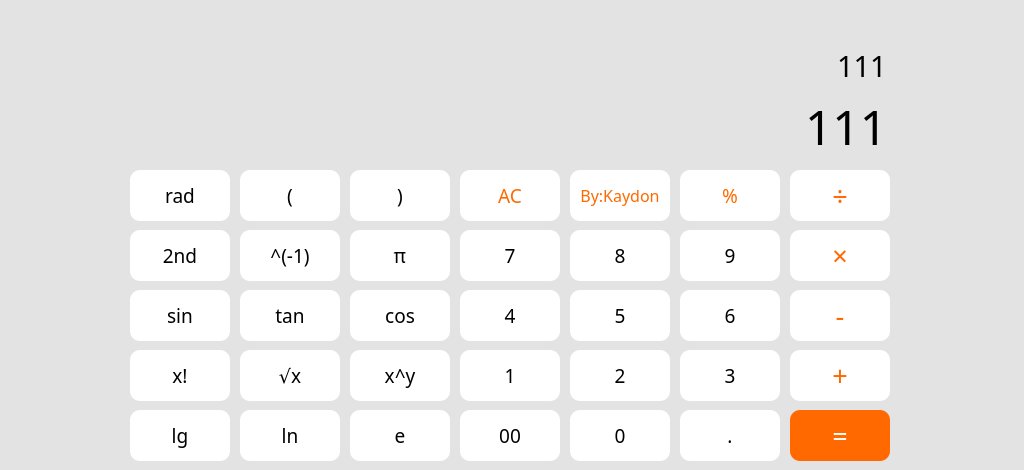
<?xml version="1.0" encoding="UTF-8"?>
<ui version="4.0">
 <class>Caculator</class>
 <widget class="QWidget" name="Caculator">
  <property name="geometry">
   <rect>
    <x>0</x>
    <y>0</y>
    <width>1024</width>
    <height>470</height>
   </rect>
  </property>
  <property name="minimumSize">
   <size>
    <width>1024</width>
    <height>470</height>
   </size>
  </property>
  <property name="maximumSize">
   <size>
    <width>1024</width>
    <height>470</height>
   </size>
  </property>
  <property name="windowTitle">
   <string>Caculator</string>
  </property>
  <widget class="QWidget" name="backgroundWidget" native="true">
   <property name="geometry">
    <rect>
     <x>0</x>
     <y>0</y>
     <width>1024</width>
     <height>470</height>
    </rect>
   </property>
   <property name="minimumSize">
    <size>
     <width>1024</width>
     <height>470</height>
    </size>
   </property>
   <property name="maximumSize">
    <size>
     <width>1024</width>
     <height>470</height>
    </size>
   </property>
   <property name="font">
    <font>
     <family>MiSans</family>
     <pointsize>14</pointsize>
    </font>
   </property>
   <property name="focusPolicy">
    <enum>Qt::NoFocus</enum>
   </property>
   <property name="styleSheet">
    <string notr="true">background-color: rgb(227, 227, 227);</string>
   </property>
   <widget class="QPushButton" name="secondPushButton">
    <property name="geometry">
     <rect>
      <x>130</x>
      <y>230</y>
      <width>100</width>
      <height>51</height>
     </rect>
    </property>
    <property name="font">
     <font>
      <family>MiSans</family>
      <pointsize>14</pointsize>
     </font>
    </property>
    <property name="focusPolicy">
     <enum>Qt::NoFocus</enum>
    </property>
    <property name="styleSheet">
     <string notr="true">QPushButton {
	background-color: rgb(255, 255, 255);
	border: none;
	border-radius: 10px;
}

QPushButton:pressed {
	background-color: rgb(211, 211, 211);
	border: none;
	border-radius: 10px;
}
</string>
    </property>
    <property name="text">
     <string>2nd</string>
    </property>
   </widget>
   <widget class="QPushButton" name="leftBracketPushButton">
    <property name="geometry">
     <rect>
      <x>240</x>
      <y>170</y>
      <width>100</width>
      <height>51</height>
     </rect>
    </property>
    <property name="font">
     <font>
      <family>MiSans</family>
      <pointsize>14</pointsize>
     </font>
    </property>
    <property name="focusPolicy">
     <enum>Qt::NoFocus</enum>
    </property>
    <property name="styleSheet">
     <string notr="true">QPushButton {
	background-color: rgb(255, 255, 255);
	border: none;
	border-radius: 10px;
}

QPushButton:pressed {
	background-color: rgb(211, 211, 211);
	border: none;
	border-radius: 10px;
}
</string>
    </property>
    <property name="text">
     <string>(</string>
    </property>
   </widget>
   <widget class="QPushButton" name="rightBracketPushButton">
    <property name="geometry">
     <rect>
      <x>350</x>
      <y>170</y>
      <width>100</width>
      <height>51</height>
     </rect>
    </property>
    <property name="font">
     <font>
      <family>MiSans</family>
      <pointsize>14</pointsize>
     </font>
    </property>
    <property name="focusPolicy">
     <enum>Qt::NoFocus</enum>
    </property>
    <property name="styleSheet">
     <string notr="true">QPushButton {
	background-color: rgb(255, 255, 255);
	border: none;
	border-radius: 10px;
}

QPushButton:pressed {
	background-color: rgb(211, 211, 211);
	border: none;
	border-radius: 10px;
}
</string>
    </property>
    <property name="text">
     <string>)</string>
    </property>
   </widget>
   <widget class="QPushButton" name="acPushButton">
    <property name="geometry">
     <rect>
      <x>460</x>
      <y>170</y>
      <width>100</width>
      <height>51</height>
     </rect>
    </property>
    <property name="font">
     <font>
      <family>MiSans</family>
      <pointsize>14</pointsize>
     </font>
    </property>
    <property name="focusPolicy">
     <enum>Qt::NoFocus</enum>
    </property>
    <property name="styleSheet">
     <string notr="true">QPushButton {
	background-color: rgb(255, 255, 255);
	color: rgb(255, 105, 0);
	border: none;
	border-radius: 10px;
}

QPushButton:pressed {
	background-color: rgb(211, 211, 211);
	color: rgb(255, 105, 0);
	border: none;
	border-radius: 10px;
}
</string>
    </property>
    <property name="text">
     <string>AC</string>
    </property>
   </widget>
   <widget class="QPushButton" name="deletePushButton">
    <property name="geometry">
     <rect>
      <x>570</x>
      <y>170</y>
      <width>100</width>
      <height>51</height>
     </rect>
    </property>
    <property name="font">
     <font>
      <family>MiSans</family>
      <pointsize>12</pointsize>
     </font>
    </property>
    <property name="focusPolicy">
     <enum>Qt::NoFocus</enum>
    </property>
    <property name="styleSheet">
     <string notr="true">QPushButton {
	background-color: rgb(255, 255, 255);
	color: rgb(255, 105, 0);
	border: none;
	border-radius: 10px;
}

QPushButton:pressed {
	background-color: rgb(211, 211, 211);
	color: rgb(255, 105, 0);
	border: none;
	border-radius: 10px;
}
</string>
    </property>
    <property name="text">
     <string>By:Kaydon</string>
    </property>
    <property name="iconSize">
     <size>
      <width>25</width>
      <height>25</height>
     </size>
    </property>
   </widget>
   <widget class="QPushButton" name="divisonPushButton">
    <property name="geometry">
     <rect>
      <x>790</x>
      <y>170</y>
      <width>100</width>
      <height>51</height>
     </rect>
    </property>
    <property name="font">
     <font>
      <family>MiSans</family>
      <pointsize>20</pointsize>
     </font>
    </property>
    <property name="focusPolicy">
     <enum>Qt::NoFocus</enum>
    </property>
    <property name="styleSheet">
     <string notr="true">QPushButton {
	background-color: rgb(255, 255, 255);
	color: rgb(255, 105, 0);
	border: none;
	border-radius: 10px;
}

QPushButton:pressed {
	background-color: rgb(211, 211, 211);
	color: rgb(255, 105, 0);
	border: none;
	border-radius: 10px;
}
</string>
    </property>
    <property name="text">
     <string>÷</string>
    </property>
   </widget>
   <widget class="QPushButton" name="percentPushButton">
    <property name="geometry">
     <rect>
      <x>680</x>
      <y>170</y>
      <width>100</width>
      <height>51</height>
     </rect>
    </property>
    <property name="font">
     <font>
      <family>MiSans</family>
      <pointsize>14</pointsize>
     </font>
    </property>
    <property name="focusPolicy">
     <enum>Qt::NoFocus</enum>
    </property>
    <property name="styleSheet">
     <string notr="true">QPushButton {
	background-color: rgb(255, 255, 255);
	color: rgb(255, 105, 0);
	border: none;
	border-radius: 10px;
}

QPushButton:pressed {
	background-color: rgb(211, 211, 211);
	color: rgb(255, 105, 0);
	border: none;
	border-radius: 10px;
}
</string>
    </property>
    <property name="text">
     <string>%</string>
    </property>
   </widget>
   <widget class="QPushButton" name="sinPushButton">
    <property name="geometry">
     <rect>
      <x>130</x>
      <y>290</y>
      <width>100</width>
      <height>51</height>
     </rect>
    </property>
    <property name="font">
     <font>
      <family>MiSans</family>
      <pointsize>14</pointsize>
     </font>
    </property>
    <property name="focusPolicy">
     <enum>Qt::NoFocus</enum>
    </property>
    <property name="styleSheet">
     <string notr="true">QPushButton {
	background-color: rgb(255, 255, 255);
	border: none;
	border-radius: 10px;
}

QPushButton:pressed {
	background-color: rgb(211, 211, 211);
	border: none;
	border-radius: 10px;
}
</string>
    </property>
    <property name="text">
     <string>sin</string>
    </property>
   </widget>
   <widget class="QPushButton" name="factorialPushButton">
    <property name="geometry">
     <rect>
      <x>130</x>
      <y>350</y>
      <width>100</width>
      <height>51</height>
     </rect>
    </property>
    <property name="font">
     <font>
      <family>MiSans</family>
      <pointsize>14</pointsize>
     </font>
    </property>
    <property name="focusPolicy">
     <enum>Qt::NoFocus</enum>
    </property>
    <property name="styleSheet">
     <string notr="true">QPushButton {
	background-color: rgb(255, 255, 255);
	border: none;
	border-radius: 10px;
}

QPushButton:pressed {
	background-color: rgb(211, 211, 211);
	border: none;
	border-radius: 10px;
}
</string>
    </property>
    <property name="text">
     <string>x!</string>
    </property>
   </widget>
   <widget class="QPushButton" name="lgPushButton">
    <property name="geometry">
     <rect>
      <x>130</x>
      <y>410</y>
      <width>100</width>
      <height>51</height>
     </rect>
    </property>
    <property name="font">
     <font>
      <family>MiSans</family>
      <pointsize>14</pointsize>
     </font>
    </property>
    <property name="focusPolicy">
     <enum>Qt::NoFocus</enum>
    </property>
    <property name="styleSheet">
     <string notr="true">QPushButton {
	background-color: rgb(255, 255, 255);
	border: none;
	border-radius: 10px;
}

QPushButton:pressed {
	background-color: rgb(211, 211, 211);
	border: none;
	border-radius: 10px;
}
</string>
    </property>
    <property name="text">
     <string>lg</string>
    </property>
   </widget>
   <widget class="QPushButton" name="radOrDegreePushButton">
    <property name="geometry">
     <rect>
      <x>130</x>
      <y>170</y>
      <width>100</width>
      <height>51</height>
     </rect>
    </property>
    <property name="font">
     <font>
      <family>MiSans</family>
      <pointsize>14</pointsize>
     </font>
    </property>
    <property name="focusPolicy">
     <enum>Qt::NoFocus</enum>
    </property>
    <property name="styleSheet">
     <string notr="true">QPushButton {
	background-color: rgb(255, 255, 255);
	border: none;
	border-radius: 10px;
}

QPushButton:pressed {
	background-color: rgb(211, 211, 211);
	border: none;
	border-radius: 10px;
}
</string>
    </property>
    <property name="text">
     <string>rad</string>
    </property>
   </widget>
   <widget class="QPushButton" name="fractionPushButton">
    <property name="geometry">
     <rect>
      <x>240</x>
      <y>230</y>
      <width>100</width>
      <height>51</height>
     </rect>
    </property>
    <property name="font">
     <font>
      <family>MiSans</family>
      <pointsize>14</pointsize>
     </font>
    </property>
    <property name="focusPolicy">
     <enum>Qt::NoFocus</enum>
    </property>
    <property name="styleSheet">
     <string notr="true">QPushButton {
	background-color: rgb(255, 255, 255);
	border: none;
	border-radius: 10px;
}

QPushButton:pressed {
	background-color: rgb(211, 211, 211);
	border: none;
	border-radius: 10px;
}
</string>
    </property>
    <property name="text">
     <string>^(-1)</string>
    </property>
   </widget>
   <widget class="QPushButton" name="tanPushButton">
    <property name="geometry">
     <rect>
      <x>240</x>
      <y>290</y>
      <width>100</width>
      <height>51</height>
     </rect>
    </property>
    <property name="font">
     <font>
      <family>MiSans</family>
      <pointsize>14</pointsize>
     </font>
    </property>
    <property name="focusPolicy">
     <enum>Qt::NoFocus</enum>
    </property>
    <property name="styleSheet">
     <string notr="true">QPushButton {
	background-color: rgb(255, 255, 255);
	border: none;
	border-radius: 10px;
}

QPushButton:pressed {
	background-color: rgb(211, 211, 211);
	border: none;
	border-radius: 10px;
}
</string>
    </property>
    <property name="text">
     <string>tan</string>
    </property>
   </widget>
   <widget class="QPushButton" name="squareRootPushButton">
    <property name="geometry">
     <rect>
      <x>240</x>
      <y>350</y>
      <width>100</width>
      <height>51</height>
     </rect>
    </property>
    <property name="font">
     <font>
      <family>MiSans</family>
      <pointsize>14</pointsize>
     </font>
    </property>
    <property name="focusPolicy">
     <enum>Qt::NoFocus</enum>
    </property>
    <property name="styleSheet">
     <string notr="true">QPushButton {
	background-color: rgb(255, 255, 255);
	border: none;
	border-radius: 10px;
}

QPushButton:pressed {
	background-color: rgb(211, 211, 211);
	border: none;
	border-radius: 10px;
}
</string>
    </property>
    <property name="inputMethodHints">
     <set>Qt::ImhNone</set>
    </property>
    <property name="text">
     <string>√x</string>
    </property>
    <property name="iconSize">
     <size>
      <width>25</width>
      <height>25</height>
     </size>
    </property>
   </widget>
   <widget class="QPushButton" name="lnPushButton">
    <property name="geometry">
     <rect>
      <x>240</x>
      <y>410</y>
      <width>100</width>
      <height>51</height>
     </rect>
    </property>
    <property name="font">
     <font>
      <family>MiSans</family>
      <pointsize>14</pointsize>
     </font>
    </property>
    <property name="focusPolicy">
     <enum>Qt::NoFocus</enum>
    </property>
    <property name="styleSheet">
     <string notr="true">QPushButton {
	background-color: rgb(255, 255, 255);
	border: none;
	border-radius: 10px;
}

QPushButton:pressed {
	background-color: rgb(211, 211, 211);
	border: none;
	border-radius: 10px;
}
</string>
    </property>
    <property name="text">
     <string>ln</string>
    </property>
   </widget>
   <widget class="QPushButton" name="piPushButton">
    <property name="geometry">
     <rect>
      <x>350</x>
      <y>230</y>
      <width>100</width>
      <height>51</height>
     </rect>
    </property>
    <property name="font">
     <font>
      <family>MiSans</family>
      <pointsize>14</pointsize>
     </font>
    </property>
    <property name="focusPolicy">
     <enum>Qt::NoFocus</enum>
    </property>
    <property name="styleSheet">
     <string notr="true">QPushButton {
	background-color: rgb(255, 255, 255);
	border: none;
	border-radius: 10px;
}

QPushButton:pressed {
	background-color: rgb(211, 211, 211);
	border: none;
	border-radius: 10px;
}
</string>
    </property>
    <property name="text">
     <string>π</string>
    </property>
   </widget>
   <widget class="QPushButton" name="cosPushButton">
    <property name="geometry">
     <rect>
      <x>350</x>
      <y>290</y>
      <width>100</width>
      <height>51</height>
     </rect>
    </property>
    <property name="font">
     <font>
      <family>MiSans</family>
      <pointsize>14</pointsize>
     </font>
    </property>
    <property name="focusPolicy">
     <enum>Qt::NoFocus</enum>
    </property>
    <property name="styleSheet">
     <string notr="true">QPushButton {
	background-color: rgb(255, 255, 255);
	border: none;
	border-radius: 10px;
}

QPushButton:pressed {
	background-color: rgb(211, 211, 211);
	border: none;
	border-radius: 10px;
}
</string>
    </property>
    <property name="text">
     <string>cos</string>
    </property>
   </widget>
   <widget class="QPushButton" name="exponentPushButton">
    <property name="geometry">
     <rect>
      <x>350</x>
      <y>350</y>
      <width>100</width>
      <height>51</height>
     </rect>
    </property>
    <property name="font">
     <font>
      <family>MiSans</family>
      <pointsize>14</pointsize>
     </font>
    </property>
    <property name="focusPolicy">
     <enum>Qt::NoFocus</enum>
    </property>
    <property name="styleSheet">
     <string notr="true">QPushButton {
	background-color: rgb(255, 255, 255);
	border: none;
	border-radius: 10px;
}

QPushButton:pressed {
	background-color: rgb(211, 211, 211);
	border: none;
	border-radius: 10px;
}
</string>
    </property>
    <property name="text">
     <string>x^y</string>
    </property>
    <property name="iconSize">
     <size>
      <width>20</width>
      <height>20</height>
     </size>
    </property>
   </widget>
   <widget class="QPushButton" name="ePushButton">
    <property name="geometry">
     <rect>
      <x>350</x>
      <y>410</y>
      <width>100</width>
      <height>51</height>
     </rect>
    </property>
    <property name="font">
     <font>
      <family>MiSans</family>
      <pointsize>14</pointsize>
     </font>
    </property>
    <property name="focusPolicy">
     <enum>Qt::NoFocus</enum>
    </property>
    <property name="styleSheet">
     <string notr="true">QPushButton {
	background-color: rgb(255, 255, 255);
	border: none;
	border-radius: 10px;
}

QPushButton:pressed {
	background-color: rgb(211, 211, 211);
	border: none;
	border-radius: 10px;
}
</string>
    </property>
    <property name="text">
     <string>e</string>
    </property>
   </widget>
   <widget class="QPushButton" name="sevenPushButton">
    <property name="geometry">
     <rect>
      <x>460</x>
      <y>230</y>
      <width>100</width>
      <height>51</height>
     </rect>
    </property>
    <property name="font">
     <font>
      <family>MiSans</family>
      <pointsize>14</pointsize>
     </font>
    </property>
    <property name="focusPolicy">
     <enum>Qt::NoFocus</enum>
    </property>
    <property name="styleSheet">
     <string notr="true">QPushButton {
	background-color: rgb(255, 255, 255);
	border: none;
	border-radius: 10px;
}

QPushButton:pressed {
	background-color: rgb(211, 211, 211);
	border: none;
	border-radius: 10px;
}
</string>
    </property>
    <property name="text">
     <string>7</string>
    </property>
   </widget>
   <widget class="QPushButton" name="fourPushButton">
    <property name="geometry">
     <rect>
      <x>460</x>
      <y>290</y>
      <width>100</width>
      <height>51</height>
     </rect>
    </property>
    <property name="font">
     <font>
      <family>MiSans</family>
      <pointsize>14</pointsize>
     </font>
    </property>
    <property name="focusPolicy">
     <enum>Qt::NoFocus</enum>
    </property>
    <property name="styleSheet">
     <string notr="true">QPushButton {
	background-color: rgb(255, 255, 255);
	border: none;
	border-radius: 10px;
}

QPushButton:pressed {
	background-color: rgb(211, 211, 211);
	border: none;
	border-radius: 10px;
}
</string>
    </property>
    <property name="text">
     <string>4</string>
    </property>
   </widget>
   <widget class="QPushButton" name="onePushButton">
    <property name="geometry">
     <rect>
      <x>460</x>
      <y>350</y>
      <width>100</width>
      <height>51</height>
     </rect>
    </property>
    <property name="font">
     <font>
      <family>MiSans</family>
      <pointsize>14</pointsize>
     </font>
    </property>
    <property name="focusPolicy">
     <enum>Qt::NoFocus</enum>
    </property>
    <property name="styleSheet">
     <string notr="true">QPushButton {
	background-color: rgb(255, 255, 255);
	border: none;
	border-radius: 10px;
}

QPushButton:pressed {
	background-color: rgb(211, 211, 211);
	border: none;
	border-radius: 10px;
}
</string>
    </property>
    <property name="text">
     <string>1</string>
    </property>
   </widget>
   <widget class="QPushButton" name="doubleZeroPushButton">
    <property name="geometry">
     <rect>
      <x>460</x>
      <y>410</y>
      <width>100</width>
      <height>51</height>
     </rect>
    </property>
    <property name="font">
     <font>
      <family>MiSans</family>
      <pointsize>14</pointsize>
     </font>
    </property>
    <property name="focusPolicy">
     <enum>Qt::NoFocus</enum>
    </property>
    <property name="styleSheet">
     <string notr="true">QPushButton {
	background-color: rgb(255, 255, 255);
	border: none;
	border-radius: 10px;
}

QPushButton:pressed {
	background-color: rgb(211, 211, 211);
	border: none;
	border-radius: 10px;
}
</string>
    </property>
    <property name="text">
     <string>00</string>
    </property>
   </widget>
   <widget class="QPushButton" name="eightPushButton">
    <property name="geometry">
     <rect>
      <x>570</x>
      <y>230</y>
      <width>100</width>
      <height>51</height>
     </rect>
    </property>
    <property name="font">
     <font>
      <family>MiSans</family>
      <pointsize>14</pointsize>
     </font>
    </property>
    <property name="focusPolicy">
     <enum>Qt::NoFocus</enum>
    </property>
    <property name="styleSheet">
     <string notr="true">QPushButton {
	background-color: rgb(255, 255, 255);
	border: none;
	border-radius: 10px;
}

QPushButton:pressed {
	background-color: rgb(211, 211, 211);
	border: none;
	border-radius: 10px;
}
</string>
    </property>
    <property name="text">
     <string>8</string>
    </property>
   </widget>
   <widget class="QPushButton" name="fivePushButton">
    <property name="geometry">
     <rect>
      <x>570</x>
      <y>290</y>
      <width>100</width>
      <height>51</height>
     </rect>
    </property>
    <property name="font">
     <font>
      <family>MiSans</family>
      <pointsize>14</pointsize>
     </font>
    </property>
    <property name="focusPolicy">
     <enum>Qt::NoFocus</enum>
    </property>
    <property name="styleSheet">
     <string notr="true">QPushButton {
	background-color: rgb(255, 255, 255);
	border: none;
	border-radius: 10px;
}

QPushButton:pressed {
	background-color: rgb(211, 211, 211);
	border: none;
	border-radius: 10px;
}
</string>
    </property>
    <property name="text">
     <string>5</string>
    </property>
   </widget>
   <widget class="QPushButton" name="twoPushButton">
    <property name="geometry">
     <rect>
      <x>570</x>
      <y>350</y>
      <width>100</width>
      <height>51</height>
     </rect>
    </property>
    <property name="font">
     <font>
      <family>MiSans</family>
      <pointsize>14</pointsize>
     </font>
    </property>
    <property name="focusPolicy">
     <enum>Qt::NoFocus</enum>
    </property>
    <property name="styleSheet">
     <string notr="true">QPushButton {
	background-color: rgb(255, 255, 255);
	border: none;
	border-radius: 10px;
}

QPushButton:pressed {
	background-color: rgb(211, 211, 211);
	border: none;
	border-radius: 10px;
}
</string>
    </property>
    <property name="text">
     <string>2</string>
    </property>
   </widget>
   <widget class="QPushButton" name="zeroPushButton">
    <property name="geometry">
     <rect>
      <x>570</x>
      <y>410</y>
      <width>100</width>
      <height>51</height>
     </rect>
    </property>
    <property name="font">
     <font>
      <family>MiSans</family>
      <pointsize>14</pointsize>
     </font>
    </property>
    <property name="focusPolicy">
     <enum>Qt::NoFocus</enum>
    </property>
    <property name="styleSheet">
     <string notr="true">QPushButton {
	background-color: rgb(255, 255, 255);
	border: none;
	border-radius: 10px;
}

QPushButton:pressed {
	background-color: rgb(211, 211, 211);
	border: none;
	border-radius: 10px;
}
</string>
    </property>
    <property name="text">
     <string>0</string>
    </property>
   </widget>
   <widget class="QPushButton" name="ninePushButton">
    <property name="geometry">
     <rect>
      <x>680</x>
      <y>230</y>
      <width>100</width>
      <height>51</height>
     </rect>
    </property>
    <property name="font">
     <font>
      <family>MiSans</family>
      <pointsize>14</pointsize>
     </font>
    </property>
    <property name="focusPolicy">
     <enum>Qt::NoFocus</enum>
    </property>
    <property name="styleSheet">
     <string notr="true">QPushButton {
	background-color: rgb(255, 255, 255);
	border: none;
	border-radius: 10px;
}

QPushButton:pressed {
	background-color: rgb(211, 211, 211);
	border: none;
	border-radius: 10px;
}
</string>
    </property>
    <property name="text">
     <string>9</string>
    </property>
   </widget>
   <widget class="QPushButton" name="sixPushButton">
    <property name="geometry">
     <rect>
      <x>680</x>
      <y>290</y>
      <width>100</width>
      <height>51</height>
     </rect>
    </property>
    <property name="font">
     <font>
      <family>MiSans</family>
      <pointsize>14</pointsize>
     </font>
    </property>
    <property name="focusPolicy">
     <enum>Qt::NoFocus</enum>
    </property>
    <property name="styleSheet">
     <string notr="true">QPushButton {
	background-color: rgb(255, 255, 255);
	border: none;
	border-radius: 10px;
}

QPushButton:pressed {
	background-color: rgb(211, 211, 211);
	border: none;
	border-radius: 10px;
}
</string>
    </property>
    <property name="text">
     <string>6</string>
    </property>
   </widget>
   <widget class="QPushButton" name="threePushButton">
    <property name="geometry">
     <rect>
      <x>680</x>
      <y>350</y>
      <width>100</width>
      <height>51</height>
     </rect>
    </property>
    <property name="font">
     <font>
      <family>MiSans</family>
      <pointsize>14</pointsize>
     </font>
    </property>
    <property name="focusPolicy">
     <enum>Qt::NoFocus</enum>
    </property>
    <property name="styleSheet">
     <string notr="true">QPushButton {
	background-color: rgb(255, 255, 255);
	border: none;
	border-radius: 10px;
}

QPushButton:pressed {
	background-color: rgb(211, 211, 211);
	border: none;
	border-radius: 10px;
}
</string>
    </property>
    <property name="text">
     <string>3</string>
    </property>
   </widget>
   <widget class="QPushButton" name="pointPushButton">
    <property name="geometry">
     <rect>
      <x>680</x>
      <y>410</y>
      <width>100</width>
      <height>51</height>
     </rect>
    </property>
    <property name="font">
     <font>
      <family>MiSans</family>
      <pointsize>14</pointsize>
     </font>
    </property>
    <property name="focusPolicy">
     <enum>Qt::NoFocus</enum>
    </property>
    <property name="styleSheet">
     <string notr="true">QPushButton {
	background-color: rgb(255, 255, 255);
	border: none;
	border-radius: 10px;
}

QPushButton:pressed {
	background-color: rgb(211, 211, 211);
	border: none;
	border-radius: 10px;
}
</string>
    </property>
    <property name="text">
     <string>.</string>
    </property>
   </widget>
   <widget class="QPushButton" name="multiplyPushButton">
    <property name="geometry">
     <rect>
      <x>790</x>
      <y>230</y>
      <width>100</width>
      <height>51</height>
     </rect>
    </property>
    <property name="font">
     <font>
      <family>MiSans</family>
      <pointsize>20</pointsize>
     </font>
    </property>
    <property name="focusPolicy">
     <enum>Qt::NoFocus</enum>
    </property>
    <property name="styleSheet">
     <string notr="true">QPushButton {
	background-color: rgb(255, 255, 255);
	color: rgb(255, 105, 0);
	border: none;
	border-radius: 10px;
}

QPushButton:pressed {
	background-color: rgb(211, 211, 211);
	color: rgb(255, 105, 0);
	border: none;
	border-radius: 10px;
}
</string>
    </property>
    <property name="text">
     <string>×</string>
    </property>
   </widget>
   <widget class="QPushButton" name="minusPushButton">
    <property name="geometry">
     <rect>
      <x>790</x>
      <y>290</y>
      <width>100</width>
      <height>51</height>
     </rect>
    </property>
    <property name="font">
     <font>
      <family>MiSans</family>
      <pointsize>20</pointsize>
     </font>
    </property>
    <property name="focusPolicy">
     <enum>Qt::NoFocus</enum>
    </property>
    <property name="styleSheet">
     <string notr="true">QPushButton {
	background-color: rgb(255, 255, 255);
	color: rgb(255, 105, 0);
	border: none;
	border-radius: 10px;
}

QPushButton:pressed {
	background-color: rgb(211, 211, 211);
	color: rgb(255, 105, 0);
	border: none;
	border-radius: 10px;
}
</string>
    </property>
    <property name="text">
     <string>-</string>
    </property>
   </widget>
   <widget class="QPushButton" name="addPushButton">
    <property name="geometry">
     <rect>
      <x>790</x>
      <y>350</y>
      <width>100</width>
      <height>51</height>
     </rect>
    </property>
    <property name="font">
     <font>
      <family>MiSans</family>
      <pointsize>20</pointsize>
     </font>
    </property>
    <property name="focusPolicy">
     <enum>Qt::NoFocus</enum>
    </property>
    <property name="styleSheet">
     <string notr="true">QPushButton {
	background-color: rgb(255, 255, 255);
	color: rgb(255, 105, 0);
	border: none;
	border-radius: 10px;
}

QPushButton:pressed {
	background-color: rgb(211, 211, 211);
	color: rgb(255, 105, 0);
	border: none;
	border-radius: 10px;
}
</string>
    </property>
    <property name="text">
     <string>+</string>
    </property>
   </widget>
   <widget class="QPushButton" name="equalPushButton">
    <property name="geometry">
     <rect>
      <x>790</x>
      <y>410</y>
      <width>100</width>
      <height>51</height>
     </rect>
    </property>
    <property name="font">
     <font>
      <family>MiSans</family>
      <pointsize>20</pointsize>
     </font>
    </property>
    <property name="focusPolicy">
     <enum>Qt::NoFocus</enum>
    </property>
    <property name="styleSheet">
     <string notr="true">QPushButton {
	background-color: rgb(255, 105, 0);
	color: white;
	border: none;
	border-radius: 10px;
}

QPushButton:pressed {
	background-color: rgb(203, 81, 0);
	color: white;
	border: none;
	border-radius: 10px;
}
</string>
    </property>
    <property name="text">
     <string>=</string>
    </property>
   </widget>
   <widget class="QLineEdit" name="resultLineEdit">
    <property name="geometry">
     <rect>
      <x>130</x>
      <y>100</y>
      <width>761</width>
      <height>51</height>
     </rect>
    </property>
    <property name="font">
     <font>
      <family>MiSans</family>
      <pointsize>36</pointsize>
     </font>
    </property>
    <property name="focusPolicy">
     <enum>Qt::NoFocus</enum>
    </property>
    <property name="styleSheet">
     <string notr="true">background-color: transparent;
border: none;</string>
    </property>
    <property name="text">
     <string>111</string>
    </property>
    <property name="alignment">
     <set>Qt::AlignRight|Qt::AlignTrailing|Qt::AlignVCenter</set>
    </property>
   </widget>
   <widget class="QLineEdit" name="progressLineEdit">
    <property name="geometry">
     <rect>
      <x>130</x>
      <y>40</y>
      <width>761</width>
      <height>51</height>
     </rect>
    </property>
    <property name="font">
     <font>
      <family>MiSans</family>
      <pointsize>22</pointsize>
     </font>
    </property>
    <property name="focusPolicy">
     <enum>Qt::NoFocus</enum>
    </property>
    <property name="styleSheet">
     <string notr="true">background-color: transparent;
border: none;</string>
    </property>
    <property name="text">
     <string>111</string>
    </property>
    <property name="alignment">
     <set>Qt::AlignRight|Qt::AlignTrailing|Qt::AlignVCenter</set>
    </property>
    <property name="readOnly">
     <bool>true</bool>
    </property>
   </widget>
  </widget>
 </widget>
 <resources/>
 <connections/>
</ui>
